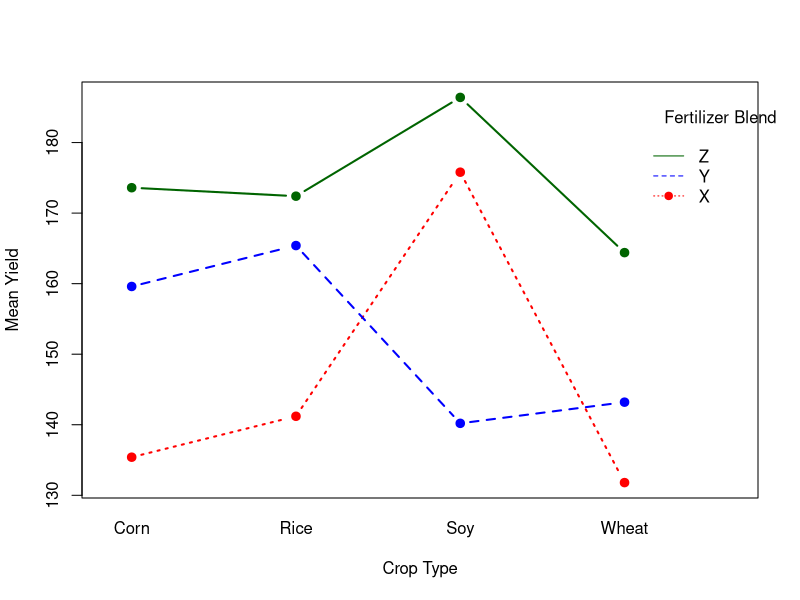

Reproduce this figure in R.
## ---- chunk 1
knitr::opts_chunk$set(
  echo = FALSE,
  warning = FALSE,
  message = FALSE
)

library(tidyverse)
library(car)
library(knitr)
## ---- chunk 2
data <- data.frame(
  Blend = rep(c("X", "Y", "Z"), each = 20),
  Crop = rep(rep(c("Wheat", "Corn", "Soy", "Rice"), each = 5), times = 3),
  Yield = c(
    123,156,112,100,168,
    128,150,174,116,109,
    166,178,187,153,195,
    151,125,117,155,158,

    135,130,176,120,155,
    175,132,120,187,184,
    140,145,159,131,126,
    167,183,142,167,168,

    156,180,147,146,193,
    186,138,178,176,190,
    185,206,188,165,188,
    175,173,154,191,169
  )
)

data$Blend <- as.factor(data$Blend)
data$Crop <- as.factor(data$Crop)
## ---- chunk 3
data %>%
  group_by(Blend, Crop) %>%
  summarise(
    Mean = round(mean(Yield), 2),
    SD = round(sd(Yield), 2),
    .groups = "drop"
  ) %>%
  kable(caption = "Descriptive Statistics by Blend and Crop")
## ---- chunk 4
model <- aov(Yield ~ Blend * Crop, data = data)

shapiro.test(residuals(model))
## ---- chunk 5
leveneTest(Yield ~ Blend * Crop, data = data)
## ---- chunk 6
summary(model)
## ---- chunk 7
interaction.plot(
  x.factor = data$Crop,
  trace.factor = data$Blend,
  response = data$Yield,
  fun = mean,
  type = "b",
  col = c("red", "blue", "darkgreen"),
  pch = 19,
  lwd = 2,
  xlab = "Crop Type",
  ylab = "Mean Yield",
  trace.label = "Fertilizer Blend"
)
